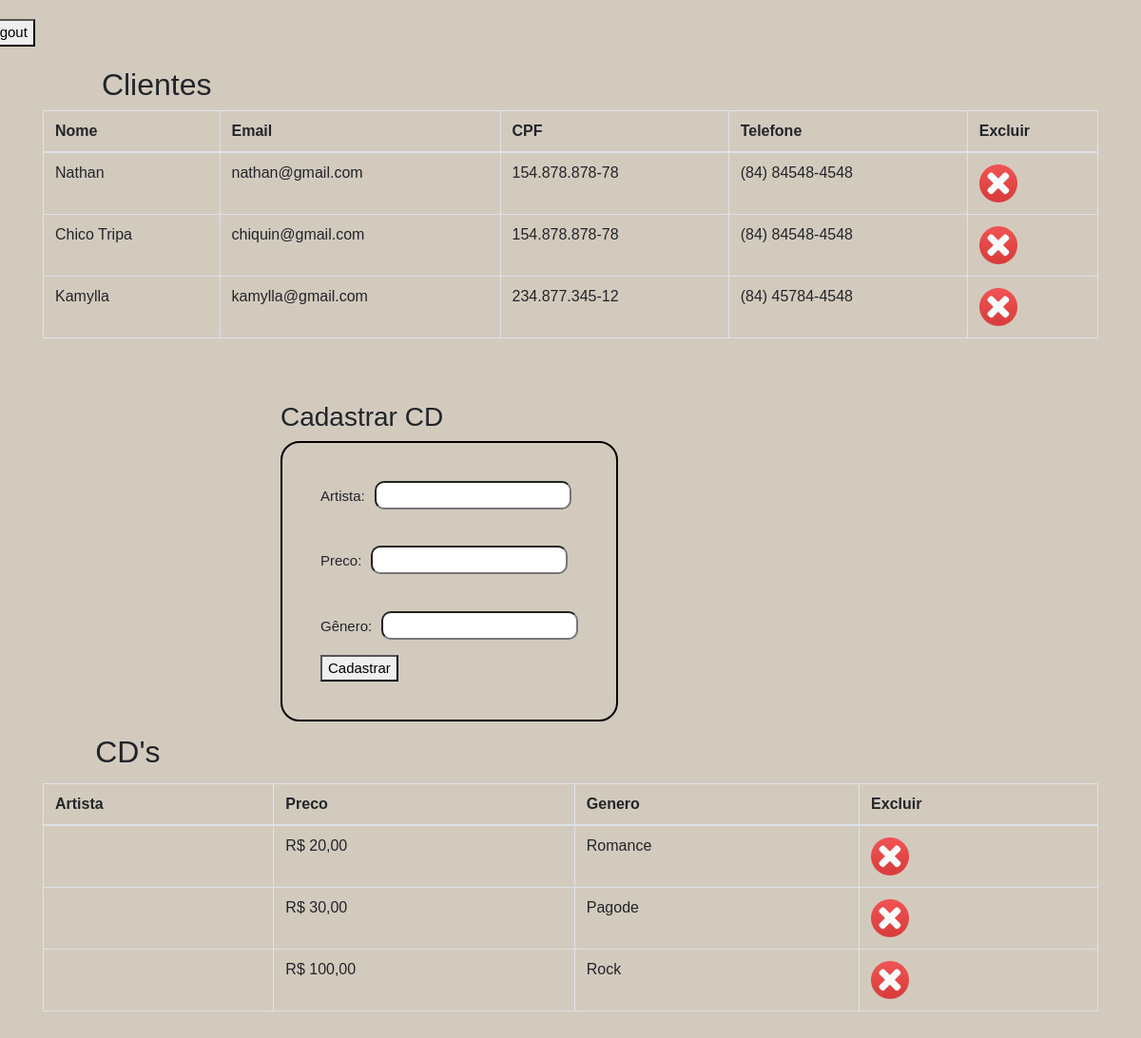
Before: /admin.php (signed in) with the older database file.
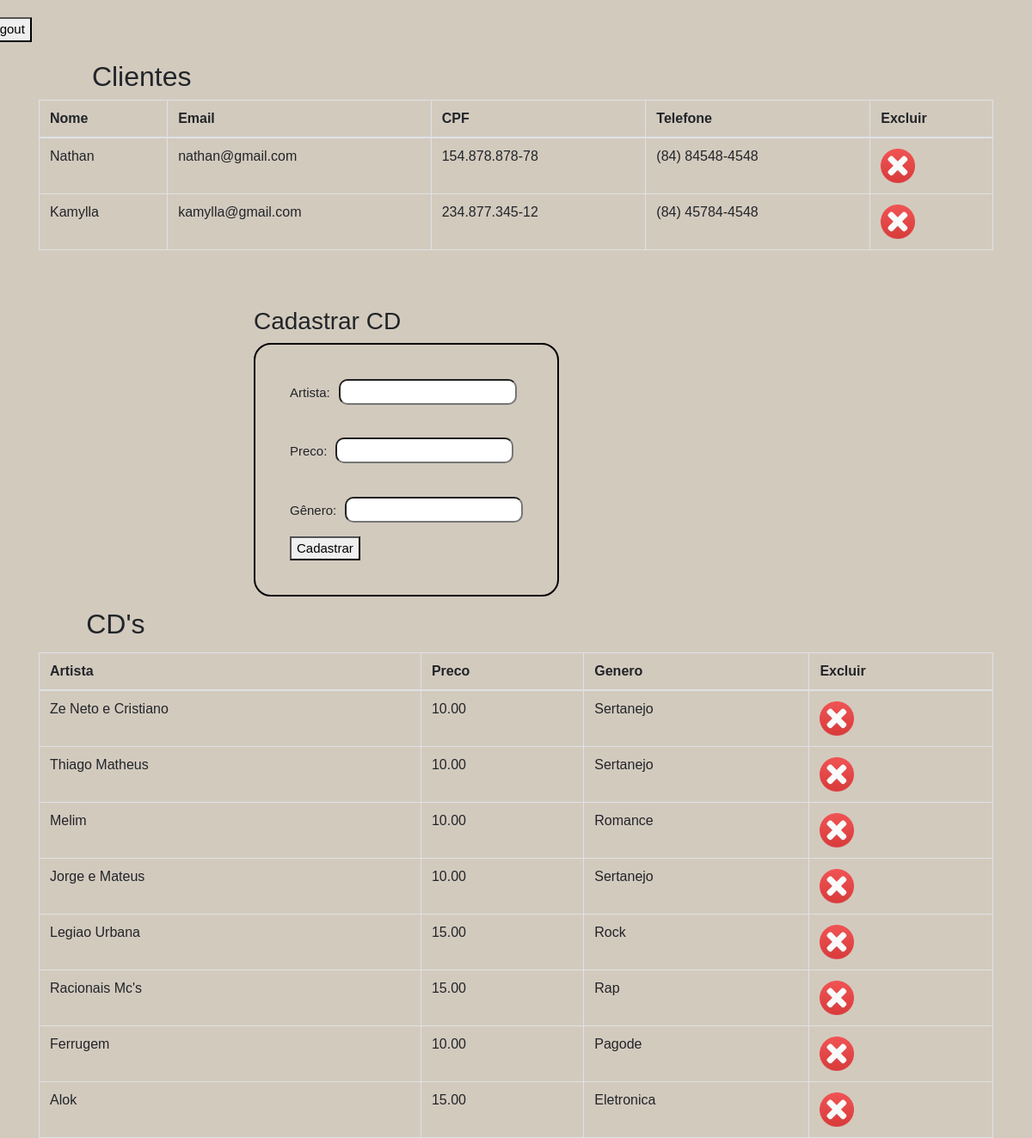
After: the same page with the newer database file.
### tables this page shows
CREATE TABLE IF NOT EXISTS `cliente` (
  `id` int(11) NOT NULL AUTO_INCREMENT,
  `nome` varchar(50) NOT NULL,
  `email` varchar(50) NOT NULL,
  `cpf` varchar(15) NOT NULL,
  `telefone` varchar(15) NOT NULL,
  `login` varchar(20) NOT NULL,
  `senha` varchar(32) NOT NULL,
  PRIMARY KEY (`id`)
);

CREATE TABLE IF NOT EXISTS `cd` (
  `id` int(11) NOT NULL AUTO_INCREMENT,
  `artista` varchar(20) NOT NULL,
  `preco` decimal(5,2) NOT NULL,
  `genero` varchar(20) DEFAULT NULL,
  PRIMARY KEY (`id`)
);

### admin.php (the view, shortened to what this page needs)
<?php
    require_once 'conexao.php';
?>
<!DOCTYPE html>
<html lang="en">
<head>
    <link rel="stylesheet" href="css/bootstrap.min.css">
    <link rel="stylesheet" href="css/datatable.css">
    <link rel="stylesheet" href="css/dataTables.bootstrap.min.css">
    <link rel="stylesheet" href="css/index.css">
</head>
<body>
    <div class="container">
        <a href="logout.php" style="color:black;text-decoration:none; position:relative;top:-50px; left:-70px;"><button>Logout</button></a>
        <h2>Clientes</h2>
        <table id="tabela" class="table table-bordered table-hover">
            <thead>
                <tr class="th">
                    <th>Nome</th>
                    <th>Email</th>
                    <th>CPF</th>
                    <th>Telefone</th>
                    <th>Excluir</th>
                </tr>
            </thead>
            <tbody>
                <?php
                    $sql = "SELECT * FROM cliente";
                    $resultado = mysqli_query($conn, $sql);
                    while($row = mysqli_fetch_array($resultado)):
                ?>
                <tr>
                    <?php
                        $id = $row['id'];
                    ?>
                    <td><?php echo utf8_encode($row['nome'])?></td>
                    <td><?php echo utf8_encode($row['email'])?></td>
                    <td><?php echo $row['cpf']?></td>
                    <td><?php echo $row['telefone']?></td>
                    <td><a href="excluir-cliente.php?id=<?php echo $id?>" onclick="return confirm('Tem certeza?');"><img width="40px;" src="img/iconexcluir.png" class="iconop"></a></td>
                </tr>
                <?php
                    endwhile;
                ?>
            </tbody>
        </table>
        <div id="cd" style="position:relative;left:250px;top:50px;">
            <h3>Cadastrar CD</h3>
            <form class="" action="cad-cd-funcao.php" method="post" style="border:2px solid black;padding:40px;border-radius:20px;">
                <p>Artista:<input type="text" name="artista" id="artista" style="height:30px;border-radius:10px;margin-left:10px;"></p><br>
                <p>Preco:<input type="text" name="preco" id="preco" style="height:30px;border-radius:10px;margin-left:10px;"></p><br>
                <p>Gênero:<input type="text" name="genero" id="genero" style="height:30px;border-radius:10px;margin-left:10px;"></p>
                <button type="submit" name="button">Cadastrar</button>
            </form>
        </div>
        <h2 style="position:relative;top:400px;left:-300px;">CD's</h2>
        <table id="tabela" class="table table-bordered table-hover" style="position:relative;top:100px;">
            <thead>
                <tr class="th">
                    <th>Artista</th>
                    <th>Preco</th>
                    <th>Genero</th>
                    <th>Excluir</th>
                </tr>
            </thead>
            <tbody>
                <?php
                    $sql2 = "SELECT * FROM cd";
                    $resultado2 = mysqli_query($conn, $sql2);
                    while($row2 = mysqli_fetch_array($resultado2)):
                ?>
                <tr>
                    <?php
                        $id = $row2['id'];
                    ?>
                    <td><?php echo utf8_encode($row2['artista'])?></td>
                    <td><?php echo utf8_encode($row2['preco'])?></td>
                    <td><?php echo $row2['genero']?></td>
                    <td><a href="excluir-cd.php?id=<?php echo $id?>" onclick="return confirm('Tem certeza?');"><img width="40px;" src="img/iconexcluir.png" class="iconop"></a></td>
                </tr>
                <?php
                    endwhile;
                ?>
            </tbody>
        </table>
    </div>
</body>
</html>

### css/index.css (style rules this page uses)
body { background: rgba(124, 96, 59, 0.33); font-family: 'Oswald',sans-serif; font-size: 15px; font-weight: 400; line-height: 1.5em; }
.container { width: 1280px; min-height: 500px; margin: 70px auto 0; display: flex; flex-direction: row; flex-wrap: wrap; }

Changed rows visible on the page:
removed cliente: nome "Chico Tripa", email "chiquin@gmail.com", cpf "154.878.878-78", telefone "(84) 84548-4548"
removed cd: preco "R$ 20,00", genero "Romance"
removed cd: preco "R$ 30,00", genero "Pagode"
removed cd: preco "R$ 100,00", genero "Rock"
added cd: artista "Ze Neto e Cristiano", preco "10.00", genero "Sertanejo"
added cd: artista "Thiago Matheus", preco "10.00", genero "Sertanejo"
added cd: artista "Melim", preco "10.00", genero "Romance"
added cd: artista "Jorge e Mateus", preco "10.00", genero "Sertanejo"
added cd: artista "Legiao Urbana", preco "15.00", genero "Rock"
added cd: artista "Racionais Mc's", preco "15.00", genero "Rap"
added cd: artista "Ferrugem", preco "10.00", genero "Pagode"
added cd: artista "Alok", preco "15.00", genero "Eletronica"
